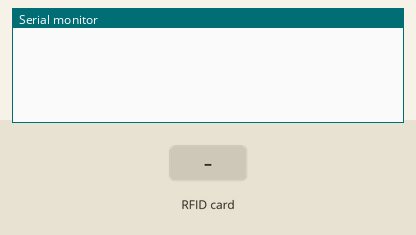
Bench run of a sketch on a simulated Arduino Mega 2560, built with avr-gcc and run on an emulated ATmega2560. On the bench: the last lines printed to the serial monitor. Inputs (shaded band) come from the test bench.

Above: at 1.2 s.
1.3 s: RFID card 5E 7A 19 C4 held to the reader
At 2.5 s:
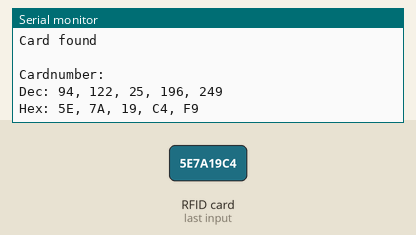
2.8 s: RFID card 5E 7A 19 C4 held to the reader
At 4.2 s:
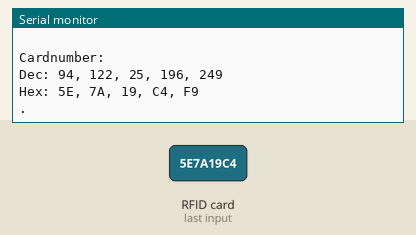

The sketch:

mega2560_sketch.ino
```cpp
#include <SPI.h>
#include <RFID.h>

#define SS_PIN 53
#define RST_PIN 48

RFID rfid(SS_PIN, RST_PIN);

int serNum0, serNum1, serNum2, serNum3, serNum4;

void setup()
{
    Serial.begin(9600);
    SPI.begin();
    rfid.init();
}

void loop()
{
    if (rfid.isCard())
    {
        if (rfid.readCardSerial())
        {
            if (rfid.serNum[0] != serNum0
               || rfid.serNum[1] != serNum1
               || rfid.serNum[2] != serNum2
               || rfid.serNum[3] != serNum3
               || rfid.serNum[4] != serNum4
            ) {

            Serial.println(" ");
            Serial.println("Card found");

            serNum0 = rfid.serNum[0];
            serNum1 = rfid.serNum[1];
            serNum2 = rfid.serNum[2];
            serNum3 = rfid.serNum[3];
            serNum4 = rfid.serNum[4];

            Serial.println(" ");
            Serial.println("Cardnumber:");
            Serial.print("Dec: ");
            Serial.print(rfid.serNum[0],DEC);
            Serial.print(", ");
            Serial.print(rfid.serNum[1],DEC);
            Serial.print(", ");
            Serial.print(rfid.serNum[2],DEC);
            Serial.print(", ");
            Serial.print(rfid.serNum[3],DEC);
            Serial.print(", ");
            Serial.print(rfid.serNum[4],DEC);
            Serial.println(" ");

            Serial.print("Hex: ");
            Serial.print(rfid.serNum[0],HEX);
            Serial.print(", ");
            Serial.print(rfid.serNum[1],HEX);
            Serial.print(", ");
            Serial.print(rfid.serNum[2],HEX);
            Serial.print(", ");
            Serial.print(rfid.serNum[3],HEX);
            Serial.print(", ");
            Serial.print(rfid.serNum[4],HEX);
            Serial.println(" ");
            }
            else
            {
                Serial.print(".");
            }
        }
    }

    rfid.halt();
}
```

Measured:
- after the input at 1.3 s, the serial monitor: prints a new line at once (image 1)
- after the input at 2.8 s, the serial monitor: prints a new line at once (image 2)
